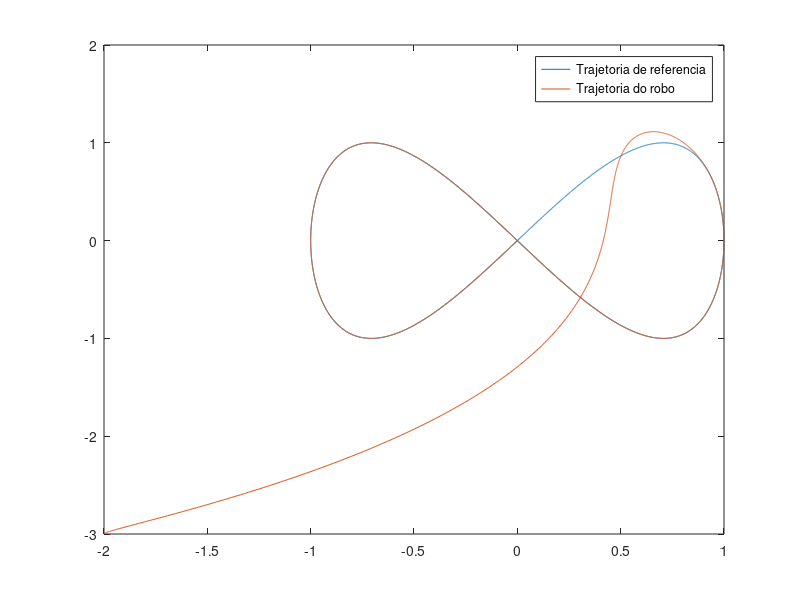

The MATLAB source for this figure:
clear

% Tempo de amostragem
Ts = 0.0033;

% Tempo de simulacao
t = 0:Ts:30;

% Trajetoria
ganho = 1;
freq = 2*pi/30;
traj = [ganho*sin(freq*t); ganho*sin(2*freq*t)];

% Definicao do sistema
G = [0 1 0 0;
     0 0 0 0;
     0 0 0 1;
     0 0 0 0];

H = [0 0;
     1 0;
     0 0;
     0 1];
 
C = [1;
     1;
     0];
 

% Calculo da matriz de ganho K
poles = [-1+1i, -1-1i, -2+2*i, -2-2*i];
K = place(G, H, poles);

% Condicao inicial
i_pose = [-2, -3, 0];
i_vel = [(traj(1,2) - traj(1,1)), (traj(2,2) - traj(2,1))];

% Set das variaveis do primeiro loop
x_pos = i_pose(1);
y_pos = i_pose(2);
theta = i_pose(3);
x_vel = i_vel(1);
y_vel = i_vel(2);

x_vel_ref_prev = x_vel;
y_vel_ref_prev = y_vel;

robot_x_pos = [];
robot_y_pos = [];

% Loop de simulacao
for k = 2:length(t)
    robot_x_pos = [robot_x_pos; x_pos];
    robot_y_pos = [robot_y_pos; y_pos];
    
    % Calculo das referencias por loop
    x_pos_ref = traj(1,k);
    y_pos_ref = traj(2,k);
    x_vel_ref  = (x_pos_ref - traj(1,k-1))/Ts;
    y_vel_ref  = (y_pos_ref - traj(2,k-1))/Ts;
    
    % Calculo dos estados (erros)
    z_e = [x_pos_ref - x_pos;
           x_vel_ref - x_vel;
           y_pos_ref - y_pos;
           y_vel_ref - y_vel];
      
    % Calculo das aceleraçoes de referencia
    x_a_ref = (x_vel_ref - x_vel_ref_prev)/Ts;
    y_a_ref = (y_vel_ref - y_vel_ref_prev)/Ts;
    
    
    % Lei de controle
    mid_u = K*z_e + [x_a_ref; y_a_ref];
    
    % Calculo da matriz F
    v = sqrt((x_vel)^2 + (y_vel)^2);
    F = [cos(theta) -v*sin(theta);
         sin(theta) v*cos(theta)]; 
    final_u = F^(-1)*mid_u;
    
    % Entrada no robo
    v = final_u(1)*Ts + v; % integra dv
    w = final_u(2);
    robot_input = [v; w];
    robot_cinematic = [cos(theta) 0;
                       sin(theta) 0;
                                0 1];
    dout_robot = robot_cinematic * robot_input;
    
    % "Leitura" dos estados do robô (integrando a saída)
    noise = 0.00; % Set to experiment with noise (e.g. 0.001)
    out_robot = [x_pos + Ts*dout_robot(1);
                 y_pos + Ts*dout_robot(2);
                 theta + Ts*dout_robot(3)];
    
    x_vel = dout_robot(1);
    y_vel = dout_robot(2);
     
    x_pos = out_robot(1);
    y_pos = out_robot(2);
    theta = out_robot(3);
    
    x_vel_ref_prev = x_vel_ref;
    y_vel_ref_prev = y_vel_ref;
end

plot(traj(1,:), traj(2,:));
hold on
plot(robot_x_pos, robot_y_pos);
hold off
legend("Trajetoria de referencia", "Trajetoria do robo");


